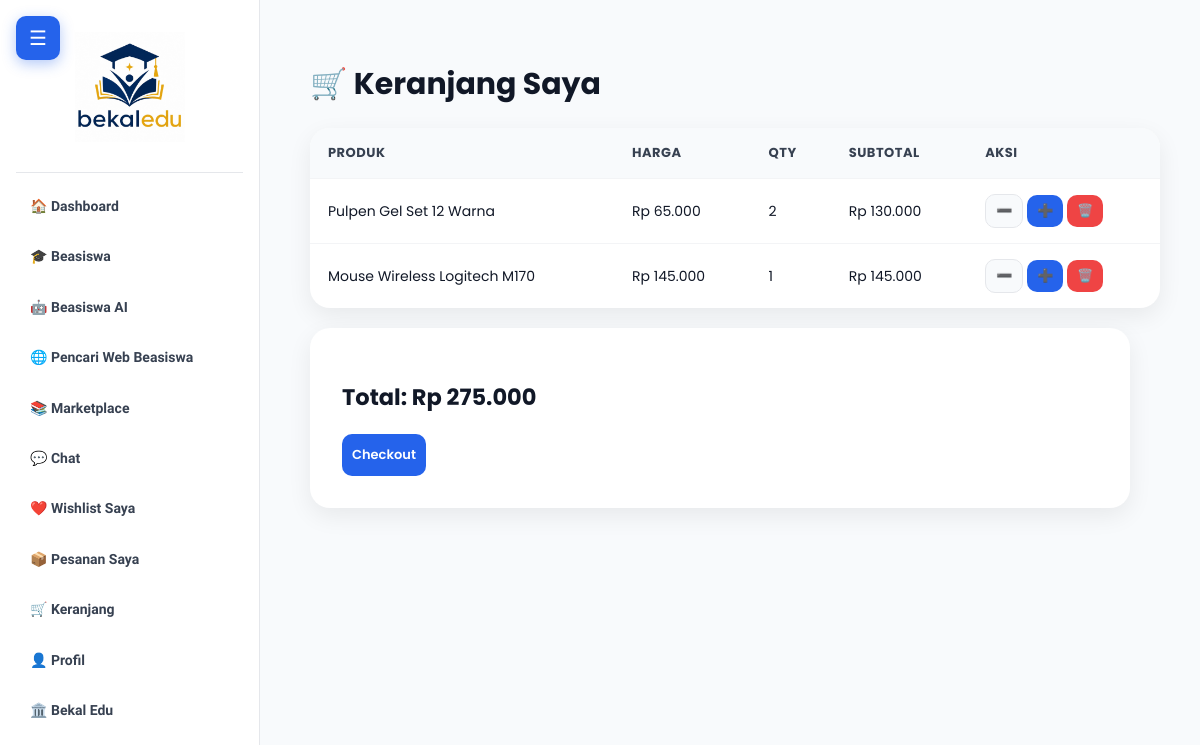
/buyer/keranjang.php?success=1 (signed in), run on the app's committed database.
### tables this page shows
CREATE TABLE `cart` (
  `id` int(11) NOT NULL,
  `buyer_id` int(11) NOT NULL,
  `product_id` int(11) NOT NULL,
  `quantity` int(11) NOT NULL DEFAULT 1,
  `created_at` timestamp NULL DEFAULT current_timestamp()
);

CREATE TABLE `products` (
  `id` int(11) NOT NULL,
  `seller_id` int(11) NOT NULL,
  `name` varchar(255) NOT NULL,
  `description` text DEFAULT NULL,
  `price` decimal(12,2) NOT NULL,
  `stock` int(11) NOT NULL DEFAULT 0,
  `category` varchar(100) DEFAULT NULL,
  `image` varchar(255) DEFAULT NULL,
  `created_at` timestamp NULL DEFAULT current_timestamp(),
  `rating_avg` decimal(3,2) DEFAULT 0.00,
  `rating_count` int(11) DEFAULT 0
);

### htdocs/buyer/keranjang.php (the view, shortened to what this page needs)
<?php
require_once '../includes/config.php';
$buyerId = $_SESSION['user_id'];
$stmt =
$conn->prepare("
    SELECT
        c.*,
        p.name,
        p.price,
        p.image,
        p.stock
    FROM cart c
    JOIN products p
        ON p.id = c.product_id
    WHERE c.buyer_id = ?
");
$stmt->bind_param(
    'i',
    $buyerId
);
$stmt->execute();
$items =
$stmt->get_result();
$total = 0;
?>
<!DOCTYPE html>
<html lang="id">
<head>
<link rel="stylesheet" href="../assets/css/style.css">
</head>
<body>
<?php include '../includes/sidebar-buyer.php'; ?>
<div id="mainContent" class="main-content">
<h1>🛒 Keranjang Saya</h1>
<?php if ($items->num_rows > 0): ?>
<div class="table-card">
<table>
<tr>
<th>Produk</th>
<th>Harga</th>
<th>Qty</th>
<th>Subtotal</th>
<th>Aksi</th>
</tr>
<?php while($item = $items->fetch_assoc()): ?>
<?php
$subtotal =
$item['price'] *
$item['quantity'];
$total += $subtotal;
?>
<tr>
<td>
<?= htmlspecialchars(
    $item['name']
) ?>
</td>
<td>
Rp <?= number_format(
    $item['price'],
    0,
    ',',
    '.'
) ?>
</td>
<td>
<?= $item['quantity'] ?>
</td>
<td>
Rp <?= number_format(
    $subtotal,
    0,
    ',',
    '.'
) ?>
</td>
    <td>
<a
href="?action=minus&cart_id=<?= $item['id'] ?>"
class="btn btn-ghost"
style="padding:6px 10px;"
>
➖
</a>
<a
href="?action=plus&cart_id=<?= $item['id'] ?>"
class="btn btn-primary"
style="padding:6px 10px;"
>
➕
</a>
<a
href="?action=delete&cart_id=<?= $item['id'] ?>"
class="btn btn-danger"
style="padding:6px 10px;"
onclick="return confirm('Hapus produk dari keranjang?')"
>
🗑️
</a>
</td>
</tr>
<?php endwhile; ?>
</table>
</div>
<div class="form-card" style="margin-top:20px;">
<h2>
Total:
Rp <?= number_format(
    $total,
    0,
    ',',
    '.'
) ?>
</h2>
<a
href="/buyer/checkout.php"
class="btn btn-primary"
>
Checkout
</a>
</div>
<?php endif; ?>
</div>
</body>
</html>

### htdocs/assets/css/style.css (style rules this page uses)
:root { --primary: #2563eb; --primary-light: #eff6ff; --primary-dark: #1d4ed8; --accent: #3b82f6; --success: #10b981; --success-light: #d1fae5; --warning: #f59e0b; --warning-light: #fef3c7; --danger: #ef4444; --danger-light: #fee2e2; --text-dark: #111827; --text-mid: #374151; --text-soft: #6b7280; --border: #e5e7eb; --bg: #f8fafc; --card: #ffffff; --shadow-sm: 0 2px 8px rgba(0,0,0,.05); --shadow-md: 0 8px 25px rgba(0,0,0,.07); --shadow-lg: 0 16px 40px rgba(0,0,0,.10); --radius-sm: 10px; --radius-md: 14px; --radius-lg: 20px; --radius-xl: 24px; --sidebar-w: 260px; --transition: .25s ease; }
*, *::before, *::after { box-sizing: border-box; }
body { margin: 0; background: var(--bg); color: var(--text-dark); font-family: 'Poppins', Arial, sans-serif; font-size: 15px; line-height: 1.6; }
a { color: var(--primary); text-decoration: none; }
.main, .main-content, .page-container, .marketplace, .chatlist-container, .detail-container, .form-container, .orders-container, .products-container { margin-left: calc(var(--sidebar-w) + 30px); padding: 32px 28px; transition: margin-left var(--transition); }
.btn { flex: 1; text-align: center; padding: 11px 10px; border-radius: var(--radius-sm); font-weight: 600; font-size: 13px; transition: var(--transition); cursor: pointer; border: none; font-family: inherit; display: inline-block; text-decoration: none; }
.btn-primary { background: var(--primary); color: #fff; }
.btn-ghost { background: var(--bg); color: var(--text-mid); border: 1.5px solid var(--border); }
.btn-danger { background: var(--danger); color: #fff; }
.form-card { background: var(--card); border-radius: var(--radius-lg); padding: 32px; box-shadow: var(--shadow-md); max-width: 820px; }
.table-card { background: var(--card); border-radius: var(--radius-lg); overflow: hidden; box-shadow: var(--shadow-md); }
.table-card table { width: 100%; border-collapse: collapse; }
.table-card th, .table-card td { padding: 15px 18px; text-align: left; border-bottom: 1px solid #f3f4f6; font-size: 14px; }
.table-card th { background: var(--bg); font-weight: 700; color: var(--text-mid); font-size: 13px; text-transform: uppercase; letter-spacing: .5px; }
.table-card tr:last-child td { border-bottom: none; }
.main-content { margin-left:270px; padding:40px; transition:.3s; }

### data on the page
cart: product.name "Pulpen Gel Set 12 Warna", product.price "65.000", quantity "2", subtotal "130.000"
cart: product.name "Mouse Wireless Logitech M170", product.price "145.000", quantity "1", subtotal "145.000"

### other printed values
$total "275.000"
